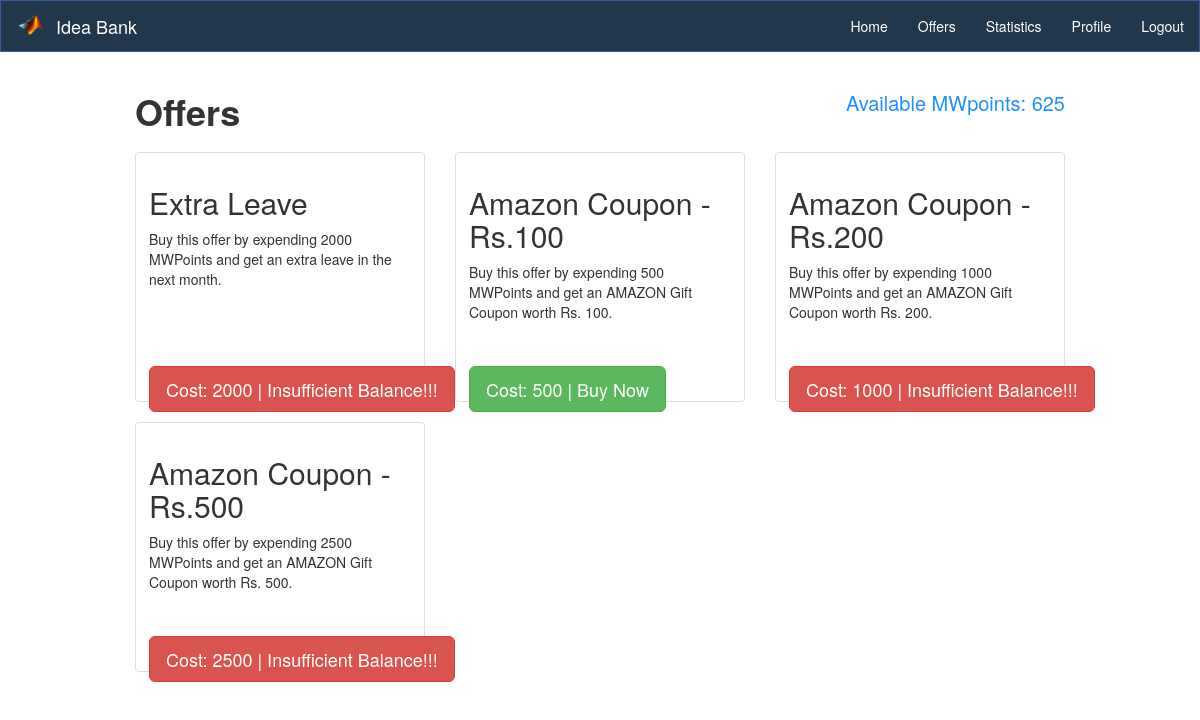
/redeem.php (signed in), run on the app's committed database.
### tables this page shows
CREATE TABLE `user` (
  `user_id` int(11) NOT NULL,
  `name` varchar(50) NOT NULL,
  `MWpoints` int(11) DEFAULT '100',
  `password` varchar(250) NOT NULL
);

CREATE TABLE `offers` (
  `offer_id` int(11) NOT NULL,
  `offer_title` varchar(100) NOT NULL,
  `description` varchar(200) NOT NULL,
  `cost` int(11) NOT NULL
);

### redeem.php (the view, shortened to what this page needs)
<?php include "header.php" ?>
<?php
$user = $_SESSION['name'];
$sql = "SELECT * FROM offers";
$result = mysqli_query($conn, $sql);
?>
<main class="container" style="width: 80%">
    <h1 style="height: 50px;">
        <b> <span style="float: left;">Offers</span></b>
        <span style="color:dodgerblue; float: right; font-size: 20px;"> Available MWpoints: <?php
                                                                                            $sqlMWP = "SELECT * FROM user WHERE name = '$user' ";
                                                                                            $resultMWP = mysqli_query($conn, $sqlMWP);
                                                                                            $rowMWP = mysqli_fetch_array($resultMWP);
                                                                                            $MWpoints = $rowMWP['MWpoints'];
                                                                                            echo $MWpoints;
                                                                                            ?>
        </span>
    </h1>
    <div class="row">
        <?php
        while ($post = $result->fetch_assoc()) {
            $offer_id = $post['offer_id'];
            $offer_name = $post['offer_title'];
            $offer_desc = $post['description'];
            $offer_cost = $post['cost'];
        ?>
            <div class="col-sm-6 col-md-4">
                <div class="thumbnail" style="height: 250px;">
                    <div class="caption">
                        <h2><?php echo $offer_name; ?></h2>
                        <p><?php echo $offer_desc; ?></p>
                        <p style="position: absolute; bottom: 0; width: 100%;">
                            <?php
                            if ($offer_cost <= $MWpoints) {
                            ?>
                            <a href="<?php echo "purchase_item.php?offer_id=" . $offer_id; ?>">
                                <button type="button" class="btn btn-success btn-lg" >
                                <?php
                                echo "Cost: " . $offer_cost . " | Buy Now"
                                ?>
                            </button>
                            </a>
                            <?php
                            } else {
                            ?>
                                <button type="button" class="btn btn-danger btn-lg">
                                <?php
                                echo "Cost: " . $offer_cost . " | Insufficient Balance!!!"
                                ?>
                                </button>
                            <?php
                            }
                            ?>
                        </p>
                    </div>
                </div>
            </div>
        <?php } ?>
    </div>
</main>
<?php include "footer.php"; ?>

### css/style.css (style rules this page uses)
a { color: #3b5998; }

### data on the page
user: MWpoints "625"
offers: offer_title "Extra Leave", description "Buy this offer by expending 2000 MWPoints and get an extra leave in the next month.", cost "2000"
offers: offer_title "Amazon Coupon - Rs.100", description "Buy this offer by expending 500 MWPoints and get an AMAZON Gift Coupon worth Rs. 100.", cost "500"
offers: offer_title "Amazon Coupon - Rs.200", description "Buy this offer by expending 1000 MWPoints and get an AMAZON Gift Coupon worth Rs. 200.", cost "1000"
offers: offer_title "Amazon Coupon - Rs.500", description "Buy this offer by expending 2500 MWPoints and get an AMAZON Gift Coupon worth Rs. 500.", cost "2500"
